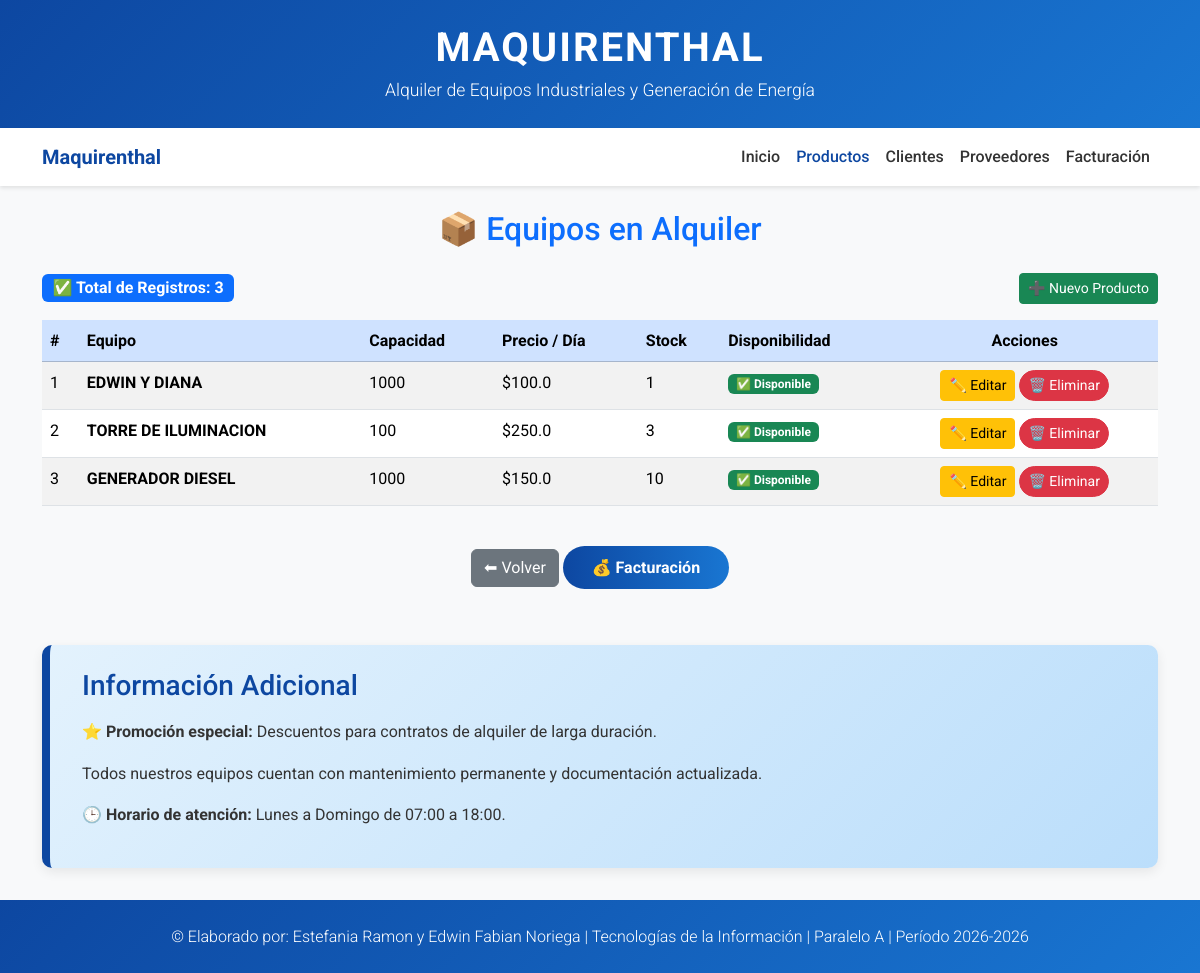
Before: /productos with the older database file.
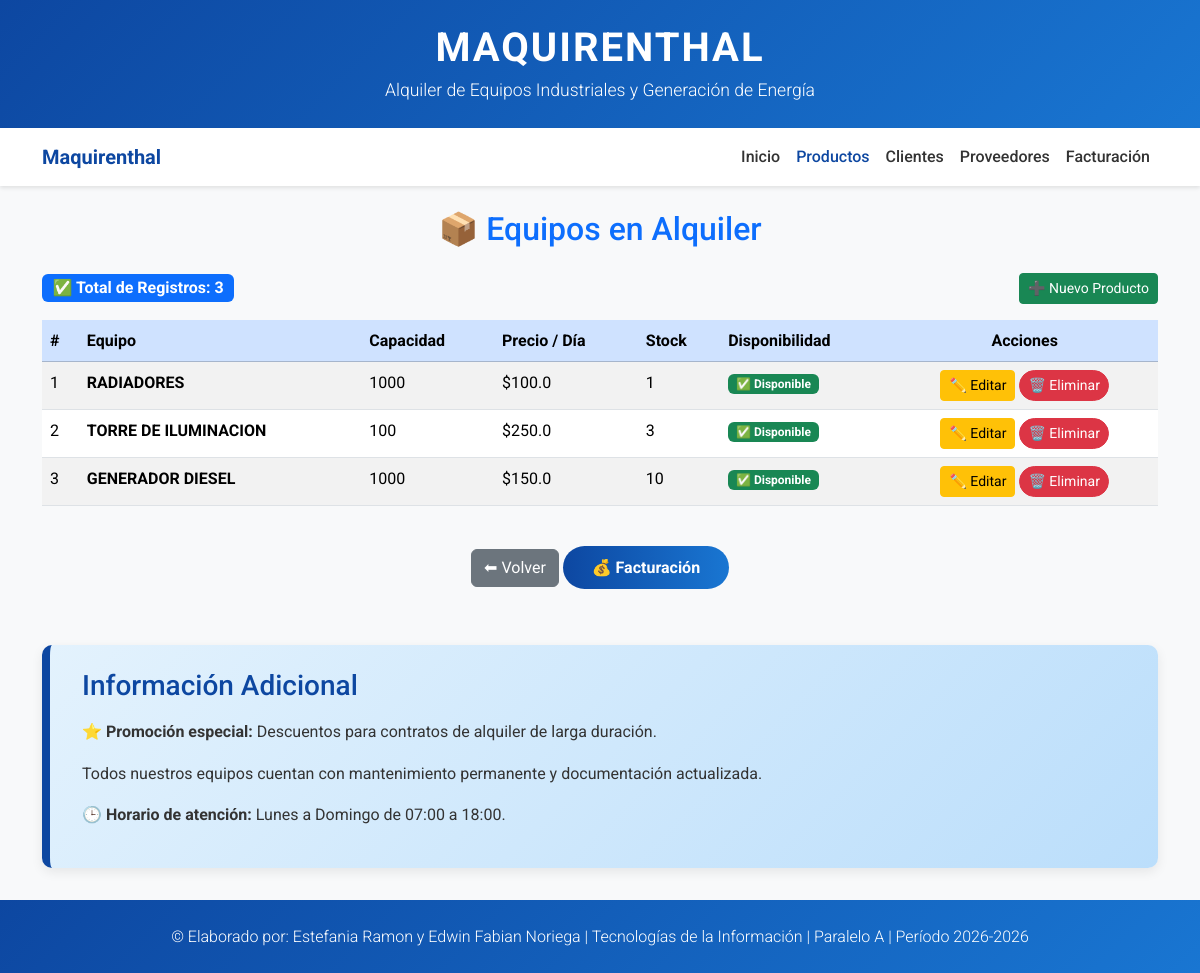
After: the same page with the newer database file.
### tables this page shows
CREATE TABLE productos (
            id INTEGER PRIMARY KEY AUTOINCREMENT,
            nombre TEXT NOT NULL,
            capacidad TEXT NOT NULL,
            precio REAL NOT NULL,
            stock INTEGER NOT NULL,
            categoria TEXT NOT NULL
        );

### app.py (the view)
@app.route('/productos')
def productos():
    conn = get_db()
    cursor = conn.cursor()
    cursor.execute('SELECT * FROM productos ORDER BY id DESC')
    equipos = cursor.fetchall()
    conn.close()
    return render_template('productos.html',
                          equipos=equipos,
                          empresa=NOMBRE_EMPRESA)

### app.py (called while the page is built)
def get_db():
    os.makedirs('data', exist_ok=True)
    conn = sqlite3.connect('data/maquirenthal.db')
    conn.row_factory = sqlite3.Row
    return conn

### templates/productos.html (shortened to what this page needs)
{% extends "base.html" %}
{% block content %}
<h2 class="text-primary text-center mb-4">📦 Equipos en Alquiler</h2>
<div class="d-flex justify-content-between align-items-center mb-3">
    <span class="badge bg-primary fs-6">✅ Total de Registros: {{ equipos|length }}</span>
    <a href="{{ url_for('producto_nuevo') }}" class="btn btn-success btn-sm">➕ Nuevo Producto</a>
</div>
<div class="table-responsive">
    <table class="table table-striped table-hover">
        <thead class="table-primary">
            <tr>
                <th>#</th>
                <th>Equipo</th>
                <th>Capacidad</th>
                <th>Precio / Día</th>
                <th>Stock</th>
                <th>Disponibilidad</th>
                <th class="text-center">Acciones</th>
            </tr>
        </thead>
        <tbody>
            {% for eq in equipos %}
            <tr>
                <td>{{ loop.index }}</td>
                <td><strong>{{ eq['nombre'] }}</strong></td>
                <td>{{ eq['capacidad'] }}</td>
                <td>${{ eq['precio']|round(2) }}</td>
                <td>{{ eq['stock'] }}</td>
                <td>
                    {% if eq['stock'] > 0 %}
                        <span class="badge bg-success">✅ Disponible</span>
                    {% else %}
                        <span class="badge bg-danger">❌ Agotado</span>
                    {% endif %}
                </td>
                <td class="text-center">
                    <a href="{{ url_for('producto_editar', id=eq['id']) }}" class="btn btn-warning btn-sm" title="Editar">✏️ Editar</a>
                    <a href="{{ url_for('producto_eliminar', id=eq['id']) }}" class="btn btn-danger btn-sm" title="Eliminar" onclick="return confirm('¿Eliminar este producto?')">🗑️ Eliminar</a>
                </td>
            </tr>
            {% endfor %}
        </tbody>
    </table>
</div>
<div class="text-center mt-4">
    <a href="{{ url_for('index') }}" class="btn btn-secondary">⬅ Volver</a>
    <a href="{{ url_for('facturacion') }}" class="btn btn-primary">💰 Facturación</a>
</div>
{% endblock %}

### templates/base.html (shortened to what this page needs)
<!DOCTYPE html>
<html lang="es">
<head>
    <link href="https://cdn.jsdelivr.net/npm/bootstrap@5.3.3/dist/css/bootstrap.min.css" rel="stylesheet" />
    <link rel="stylesheet" href="{{ url_for('static', filename='css/style.css') }}" />
</head>
<body>
    <header class="custom-header">
        <div class="container">
            <h1>MAQUIRENTHAL</h1>
            <p class="lead mb-0">Alquiler de Equipos Industriales y Generación de Energía</p>
        </div>
    </header>
    {% include 'components/navbar.html' %}
    <main class="container py-4">
        {% block content %}{% endblock %}
    </main>
    <aside class="container">
        <div class="custom-aside">
            <h3>Información Adicional</h3>
            <p><strong>⭐ Promoción especial:</strong> Descuentos para contratos de alquiler de larga duración.</p>
            <p>Todos nuestros equipos cuentan con mantenimiento permanente y documentación actualizada.</p>
            <p><strong>🕒 Horario de atención:</strong> Lunes a Domingo de 07:00 a 18:00.</p>
        </div>
    </aside>
    {% include 'components/footer.html' %}
</body>
</html>

### templates/components/navbar.html (shortened to what this page needs)
<nav class="navbar navbar-expand-lg navbar-light bg-white sticky-top">
    <div class="container">
        <a class="navbar-brand fw-bold text-primary" href="{{ url_for('index') }}">Maquirenthal</a>
        <div class="collapse navbar-collapse" id="navbarNav">
            <ul class="navbar-nav ms-auto">
                {% set nav_items = [
                    ('index', 'Inicio'),
                    ('productos', 'Productos'),
                    ('clientes', 'Clientes'),
                    ('proveedores', 'Proveedores'),
                    ('facturacion', 'Facturación')
                ] %}
                {% for endpoint, label in nav_items %}
                <li class="nav-item">
                    <a class="nav-link {% if request.endpoint == endpoint %}active{% endif %}"
                       href="{{ url_for(endpoint) }}">{{ label }}</a>
                </li>
                {% endfor %}
            </ul>
        </div>
    </div>
</nav>

### templates/components/footer.html
<footer class="custom-footer">
    <div class="container">
        <p class="mb-0">&copy; Elaborado por: Estefania Ramon y Edwin Fabian Noriega | Tecnologías de la Información | Paralelo A | Período 2026-2026</p>
    </div>
</footer>

### static/css/style.css (style rules this page uses)
* { margin: 0; padding: 0; box-sizing: border-box; }
body { font-family: 'Roboto', sans-serif; background-color: #f8f9fa; color: #333; line-height: 1.6; }
.custom-header { background: linear-gradient(135deg, #0d47a1, #1976d2); color: white; padding: 1.5rem 0; text-align: center; box-shadow: 0 4px 12px rgba(0, 0, 0, 0.2); }
.custom-header h1 { font-weight: 700; font-size: 2.5rem; letter-spacing: 2px; margin-bottom: 0.25rem; }
.custom-header .lead { font-weight: 300; font-size: 1.1rem; }
.navbar { box-shadow: 0 2px 4px rgba(0, 0, 0, 0.1); }
.navbar-brand { font-weight: 700; color: #0d47a1 !important; }
.navbar-nav .nav-link { color: #333 !important; font-weight: 500; transition: color 0.3s ease; }
.navbar-nav .nav-link:hover, .navbar-nav .nav-link.active { color: #0d47a1 !important; }
.btn-primary { background: linear-gradient(to right, #0d47a1, #1976d2); border: none; border-radius: 25px; padding: 0.6rem 1.8rem; font-weight: 700; transition: all 0.3s ease; }
.btn-danger { border-radius: 20px; transition: all 0.3s ease; }
.custom-aside { background: linear-gradient(135deg, #e3f2fd, #bbdefb); border-left: 8px solid #0d47a1; border-radius: 10px; padding: 1.5rem 2rem; margin: 2rem 0; box-shadow: 0 4px 12px rgba(0, 0, 0, 0.08); }
.custom-aside h3 { color: #0d47a1; margin-bottom: 1rem; }
.custom-footer { background: linear-gradient(135deg, #0d47a1, #1976d2); color: white; text-align: center; padding: 1.5rem 0; margin-top: 2rem; }
.custom-footer p { margin: 0; font-weight: 300; }
html { scroll-behavior: smooth; }

Changed rows visible on the page:
changed productos: nombre "EDWIN Y DIANA" → "RADIADORES"
